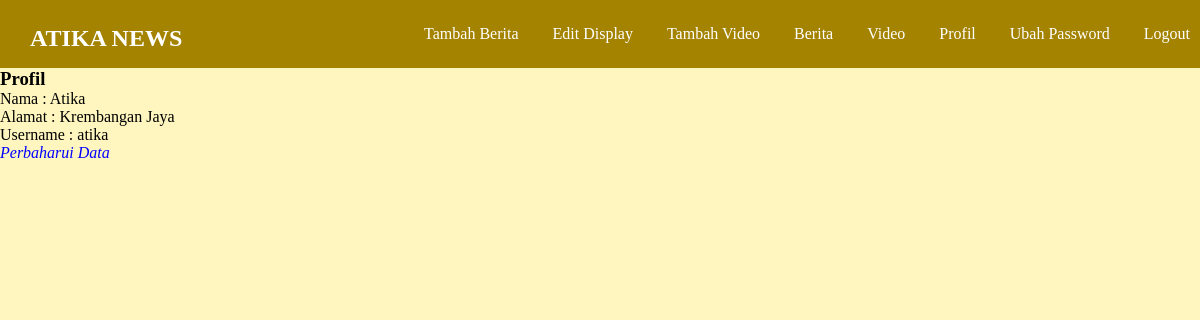
/atikanews/profile.php (signed in), run on the app's committed database.
### tables this page shows
CREATE TABLE `navbar_title` (
  `id_navbar` tinyint(4) NOT NULL DEFAULT 1,
  `navbar_header` varchar(30) NOT NULL
);

CREATE TABLE `users` (
  `id` int(11) NOT NULL,
  `username` varchar(30) DEFAULT NULL,
  `password` varchar(255) DEFAULT NULL,
  `nama_lengkap` varchar(50) NOT NULL,
  `alamat` varchar(50) NOT NULL,
  `role` tinyint(1) NOT NULL DEFAULT 0
);

### atikanews/Kelas/Database.php (called while the page is built, shortened)
<?php
class Database{
	private static $INSTANCE = NULL;
	private $mysqli,
			$HOST = 'localhost',
			$USER = 'root',
			$PASS = '',
			$DBNAME = 'atikanews';
	public function __construct()
	{
		$this->mysqli = new mysqli($this->HOST, $this->USER, $this->PASS, $this->DBNAME);
	}
	public static function getInstance()
	{
		if( self::$INSTANCE == NULL )
		{
			self::$INSTANCE = new Database();
		}
		return self::$INSTANCE;
	}
	public function get_data($table,$column,$username)
	{
		if ( !preg_match('/^[0-9]{1,}$/',$username) ){
			$username = "'" . $username . "'";
		}
		$query = "SELECT * FROM $table WHERE $column = $username";
		$query = $this->mysqli->query($query);
		while ( $data = $query->fetch_assoc() )
		{
			return $data;
		}
	}
}

### atikanews/core/init.php (called while the page is built, shortened)
<?php
	$user = new User();
?>

### atikanews/Kelas/User.php (called while the page is built, shortened)
<?php
class User{
	private $_db;
	public function __construct()
	{
		$this->_db = Database::getInstance();
	}
	public function get_data($table,$column,$value)
	{
		return ($this->_db->get_data($table,$column,$value));
	}
	public function is_admin($username)
	{
		$data = $this->_db->get_data('users','username',$username);
		if ( $data['role'] == 1){
			return true;
		} else {
			return false;
		}
	}
}

### atikanews/Kelas/Session.php (called while the page is built, shortened)
<?php
class Session
{
	public static function get_session($name)
	{
		return $_SESSION[$name];
	}
	public static function exists($name)
	{
		return ( isset($_SESSION[$name]) ) ? true : false;
	}
}

### atikanews/profile.php (the view, shortened to what this page needs)
<?php
	require_once 'core/init.php';
	$profile = $user->get_data('users','username',Session::get_session('username'));
	require_once 'templates/header.php';
?>
	<div class="profile">
		<h3 class="title-profile">Profil</h3>
		Nama : <?php echo $profile['nama_lengkap'];?><br/>
		Alamat : <?php echo $profile['alamat'];?><br/>
		Username : <?php echo $profile['username'];?><br/>
		<a href="change-profile.php">Perbaharui Data</a>
	</div>

### atikanews/templates/header.php (shortened to what this page needs)
<!DOCTYPE HTML>
<html lang="en">
<head>
	<link rel="stylesheet" href="assets/style.css">
</head>
<body>
	<header>
		<h2 class="navbar-title"><a href="#"><?php echo $user->get_data('navbar_title','id_navbar','1')['navbar_header'];?> </a></h2>
		<div class="navbar-menu">
			<?php
			if ( Session::exists('username') ){
			?>
				<?php
				if ( $user->is_admin( Session::get_session('username') ))
				{
				?>
					<a href="tambahberita.php">Tambah Berita</a>
					<a href="edit_display.php">Edit Display</a>
					<a href="tambahvideo.php">Tambah Video</a>
				<?php
			}
			?>
			<a href="news.php">Berita</a>
			<a href="video.php">Video</a>
			<a href="profile.php">Profil</a>
			<a href="changepass.php">Ubah Password</a>
			<a href="logout.php">Logout</a>
			<?php
			}else{
			?>
			<a href="login.php">Login</a>
			<a href="register.php">Register</a>
			<?php
		}
			?>
		</div>
	</header>

### atikanews/assets/style.css (style rules this page uses)
* { padding: 0px; margin: 0px; }
body { width: 100%; margin: 0px auto; background-color: #fff5bf; }
header { background-color: #a38300; color: #fff; width: 100%; padding: 15px 10px; }
a { color: #fff; text-decoration: none; }
.navbar-title { float: left; padding: 10px 0px 0px 20px; }
.navbar-menu { float: right; }
.navbar-menu a { display: inline-block; margin-right: 10px; padding: 10px; }
.profile a { color: blue; font-style: italic; }

### data on the page
navbar_title: navbar_header "ATIKA NEWS"
users: nama_lengkap "Atika", alamat "Krembangan Jaya", username "atika"
